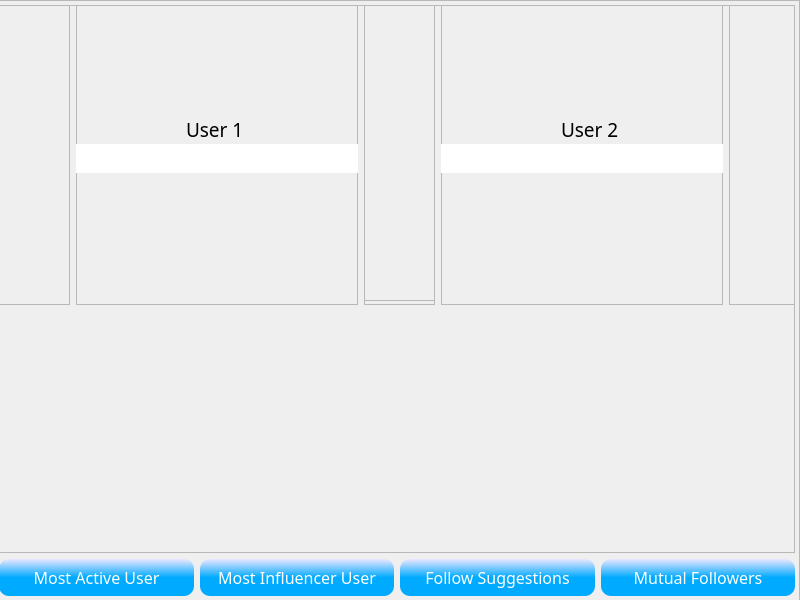
<?xml version="1.0" encoding="UTF-8"?>
<ui version="4.0">
 <class>MainWindow2</class>
 <widget class="QMainWindow" name="MainWindow2">
  <property name="geometry">
   <rect>
    <x>0</x>
    <y>0</y>
    <width>800</width>
    <height>600</height>
   </rect>
  </property>
  <property name="sizePolicy">
   <sizepolicy hsizetype="Expanding" vsizetype="Expanding">
    <horstretch>0</horstretch>
    <verstretch>0</verstretch>
   </sizepolicy>
  </property>
  <property name="windowTitle">
   <string>MainWindow</string>
  </property>
  <widget class="QWidget" name="centralwidget">
   <property name="sizePolicy">
    <sizepolicy hsizetype="Expanding" vsizetype="Expanding">
     <horstretch>1</horstretch>
     <verstretch>1</verstretch>
    </sizepolicy>
   </property>
   <widget class="QFrame" name="frame">
    <property name="geometry">
     <rect>
      <x>-1</x>
      <y>0</y>
      <width>801</width>
      <height>601</height>
     </rect>
    </property>
    <property name="sizePolicy">
     <sizepolicy hsizetype="Expanding" vsizetype="Expanding">
      <horstretch>1</horstretch>
      <verstretch>1</verstretch>
     </sizepolicy>
    </property>
    <property name="frameShape">
     <enum>QFrame::StyledPanel</enum>
    </property>
    <property name="frameShadow">
     <enum>QFrame::Raised</enum>
    </property>
    <widget class="QWidget" name="verticalLayoutWidget">
     <property name="geometry">
      <rect>
       <x>0</x>
       <y>0</y>
       <width>801</width>
       <height>601</height>
      </rect>
     </property>
     <layout class="QVBoxLayout" name="verticalLayout" stretch="15,1">
      <property name="sizeConstraint">
       <enum>QLayout::SetNoConstraint</enum>
      </property>
      <property name="topMargin">
       <number>5</number>
      </property>
      <property name="rightMargin">
       <number>5</number>
      </property>
      <property name="bottomMargin">
       <number>5</number>
      </property>
      <item>
       <widget class="QFrame" name="frame_2">
        <property name="frameShape">
         <enum>QFrame::StyledPanel</enum>
        </property>
        <property name="frameShadow">
         <enum>QFrame::Raised</enum>
        </property>
        <widget class="QWidget" name="verticalLayoutWidget_2">
         <property name="geometry">
          <rect>
           <x>0</x>
           <y>-1</y>
           <width>801</width>
           <height>301</height>
          </rect>
         </property>
         <layout class="QVBoxLayout" name="verticalLayout_2">
          <item>
           <layout class="QHBoxLayout" name="horizontalLayout" stretch="1,4,1,4,1">
            <item>
             <widget class="QFrame" name="frame_6">
              <property name="frameShape">
               <enum>QFrame::StyledPanel</enum>
              </property>
              <property name="frameShadow">
               <enum>QFrame::Raised</enum>
              </property>
             </widget>
            </item>
            <item>
             <widget class="QFrame" name="frame_7">
              <property name="frameShape">
               <enum>QFrame::StyledPanel</enum>
              </property>
              <property name="frameShadow">
               <enum>QFrame::Raised</enum>
              </property>
              <widget class="QLineEdit" name="lineEdit_2">
               <property name="geometry">
                <rect>
                 <x>-10</x>
                 <y>140</y>
                 <width>457</width>
                 <height>29</height>
                </rect>
               </property>
               <property name="font">
                <font>
                 <family>Bahnschrift</family>
                 <pointsize>12</pointsize>
                 <bold>false</bold>
                </font>
               </property>
               <property name="styleSheet">
                <string notr="true">QLineEdit{
background: white;

border-radius: 10px;
padding: 5px;
}</string>
               </property>
               <property name="frame">
                <bool>true</bool>
               </property>
              </widget>
              <widget class="QLabel" name="label_2">
               <property name="geometry">
                <rect>
                 <x>110</x>
                 <y>110</y>
                 <width>61</width>
                 <height>30</height>
                </rect>
               </property>
               <property name="font">
                <font>
                 <family>Bahnschrift</family>
                 <pointsize>14</pointsize>
                 <bold>false</bold>
                </font>
               </property>
               <property name="styleSheet">
                <string notr="true"/>
               </property>
               <property name="text">
                <string>User 1</string>
               </property>
              </widget>
             </widget>
            </item>
            <item>
             <widget class="QFrame" name="frame_3">
              <property name="frameShape">
               <enum>QFrame::StyledPanel</enum>
              </property>
              <property name="frameShadow">
               <enum>QFrame::Raised</enum>
              </property>
              <widget class="QFrame" name="frame_4">
               <property name="geometry">
                <rect>
                 <x>0</x>
                 <y>0</y>
                 <width>113</width>
                 <height>297</height>
                </rect>
               </property>
               <property name="frameShape">
                <enum>QFrame::StyledPanel</enum>
               </property>
               <property name="frameShadow">
                <enum>QFrame::Raised</enum>
               </property>
              </widget>
             </widget>
            </item>
            <item>
             <widget class="QFrame" name="frame_8">
              <property name="frameShape">
               <enum>QFrame::StyledPanel</enum>
              </property>
              <property name="frameShadow">
               <enum>QFrame::Raised</enum>
              </property>
              <widget class="QLineEdit" name="lineEdit_3">
               <property name="geometry">
                <rect>
                 <x>-10</x>
                 <y>140</y>
                 <width>457</width>
                 <height>29</height>
                </rect>
               </property>
               <property name="font">
                <font>
                 <family>Bahnschrift</family>
                 <pointsize>12</pointsize>
                 <bold>false</bold>
                </font>
               </property>
               <property name="styleSheet">
                <string notr="true">QLineEdit{
background: white;

border-radius: 10px;
padding: 5px;
}</string>
               </property>
               <property name="frame">
                <bool>true</bool>
               </property>
              </widget>
              <widget class="QLabel" name="label_3">
               <property name="geometry">
                <rect>
                 <x>120</x>
                 <y>110</y>
                 <width>61</width>
                 <height>30</height>
                </rect>
               </property>
               <property name="font">
                <font>
                 <family>Bahnschrift</family>
                 <pointsize>14</pointsize>
                 <bold>false</bold>
                </font>
               </property>
               <property name="styleSheet">
                <string notr="true"/>
               </property>
               <property name="text">
                <string>User 2</string>
               </property>
              </widget>
             </widget>
            </item>
            <item>
             <widget class="QFrame" name="frame_5">
              <property name="frameShape">
               <enum>QFrame::StyledPanel</enum>
              </property>
              <property name="frameShadow">
               <enum>QFrame::Raised</enum>
              </property>
             </widget>
            </item>
           </layout>
          </item>
         </layout>
        </widget>
       </widget>
      </item>
      <item>
       <layout class="QHBoxLayout" name="horizontalLayout_2">
        <item>
         <widget class="QPushButton" name="pushButton_15">
          <property name="sizePolicy">
           <sizepolicy hsizetype="Minimum" vsizetype="Preferred">
            <horstretch>0</horstretch>
            <verstretch>0</verstretch>
           </sizepolicy>
          </property>
          <property name="font">
           <font>
            <family>Bahnschrift</family>
            <pointsize>12</pointsize>
            <bold>false</bold>
            <hintingpreference>PreferDefaultHinting</hintingpreference>
           </font>
          </property>
          <property name="styleSheet">
           <string notr="true">QPushButton{
background-color: qlineargradient(x1: 0, y1: 0.01, x2: 0, y2: 0.5, stop: 0 rgb(230, 230, 255), stop: 1 rgb(0, 170, 255));
border-style: solid;
border-color: black;
border-radius: 10px;
color: white;
}
QPushButton::hover{
background:rgba(0, 170, 255, 200);

}
QPushButton::pressed{
background: rgba(0, 170, 255, 200);

}</string>
          </property>
          <property name="text">
           <string>Most Active User</string>
          </property>
         </widget>
        </item>
        <item>
         <widget class="QPushButton" name="pushButton_16">
          <property name="sizePolicy">
           <sizepolicy hsizetype="Minimum" vsizetype="Preferred">
            <horstretch>0</horstretch>
            <verstretch>0</verstretch>
           </sizepolicy>
          </property>
          <property name="font">
           <font>
            <family>Bahnschrift</family>
            <pointsize>12</pointsize>
            <bold>false</bold>
            <hintingpreference>PreferDefaultHinting</hintingpreference>
           </font>
          </property>
          <property name="styleSheet">
           <string notr="true">QPushButton{
background-color: qlineargradient(x1: 0, y1: 0.01, x2: 0, y2: 0.5, stop: 0 rgb(230, 230, 255), stop: 1 rgb(0, 170, 255));
border-style: solid;
border-color: black;
border-radius: 10px;
color: white;
}
QPushButton::hover{
background:rgba(0, 170, 255, 200);

}
QPushButton::pressed{
background: rgba(0, 170, 255, 200);

}</string>
          </property>
          <property name="text">
           <string>Most Influencer User</string>
          </property>
         </widget>
        </item>
        <item>
         <widget class="QPushButton" name="pushButton_17">
          <property name="sizePolicy">
           <sizepolicy hsizetype="Minimum" vsizetype="Preferred">
            <horstretch>0</horstretch>
            <verstretch>0</verstretch>
           </sizepolicy>
          </property>
          <property name="font">
           <font>
            <family>Bahnschrift</family>
            <pointsize>12</pointsize>
            <bold>false</bold>
            <hintingpreference>PreferDefaultHinting</hintingpreference>
           </font>
          </property>
          <property name="styleSheet">
           <string notr="true">QPushButton{
background-color: qlineargradient(x1: 0, y1: 0.01, x2: 0, y2: 0.5, stop: 0 rgb(230, 230, 255), stop: 1 rgb(0, 170, 255));
border-style: solid;
border-color: black;
border-radius: 10px;
color: white;
}
QPushButton::hover{
background:rgba(0, 170, 255, 200);

}
QPushButton::pressed{
background: rgba(0, 170, 255, 200);

}</string>
          </property>
          <property name="text">
           <string>Follow Suggestions</string>
          </property>
         </widget>
        </item>
        <item>
         <widget class="QPushButton" name="pushButton_14">
          <property name="sizePolicy">
           <sizepolicy hsizetype="Minimum" vsizetype="Preferred">
            <horstretch>0</horstretch>
            <verstretch>0</verstretch>
           </sizepolicy>
          </property>
          <property name="font">
           <font>
            <family>Bahnschrift</family>
            <pointsize>12</pointsize>
            <bold>false</bold>
            <hintingpreference>PreferDefaultHinting</hintingpreference>
           </font>
          </property>
          <property name="styleSheet">
           <string notr="true">QPushButton{
background-color: qlineargradient(x1: 0, y1: 0.01, x2: 0, y2: 0.5, stop: 0 rgb(230, 230, 255), stop: 1 rgb(0, 170, 255));
border-style: solid;
border-color: black;
border-radius: 10px;
color: white;
}
QPushButton::hover{
background:rgba(0, 170, 255, 200);

}
QPushButton::pressed{
background: rgba(0, 170, 255, 200);

}</string>
          </property>
          <property name="text">
           <string>Mutual Followers</string>
          </property>
         </widget>
        </item>
       </layout>
      </item>
     </layout>
    </widget>
   </widget>
  </widget>
 </widget>
 <resources/>
 <connections/>
</ui>
